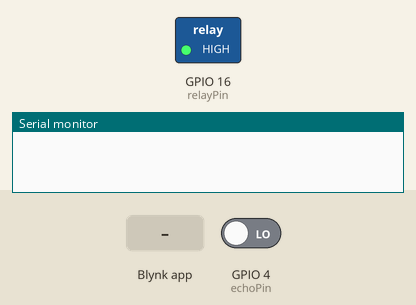
A sketch run on a simulated ESP8266 (NodeMCU). Parts: switched loads named in the sketch (green lamp = pin HIGH), the last lines printed to the serial monitor. Inputs (shaded band) come from the test bench; at power-on: GPIO 4 (echoPin) LOW. WiFi joins after 1.5 s; servers stay silent unless stated.

Above: at 3.0 s.
3.1 s: Blynk app writes 1 to V1
At 4.3 s:
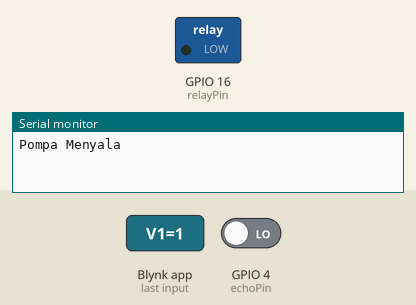
4.6 s: Blynk app writes 0 to V1
At 5.6 s:
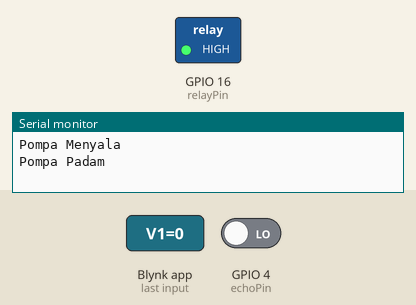
Timing chart, 0 to 7.6 s (numbered marks = the images above; inputs shaded):
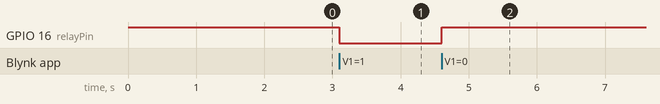

The sketch:

monitoring_level_air_dan_kendali_pompa.ino
```cpp
#define BLYNK_PRINT Serial
#include <ESP8266WiFi.h>
#include <BlynkSimpleEsp8266.h>
BlynkTimer timer;

char auth[] = "auth_token_dari_email"; //ganti tulisan dengan Auth Token yang masuk ke email
char ssid[] = "namaWifi"; //ganti tulisan dengan nama wifi
char pass[] = "passwordWifi"; //ganti tulisan dengan password wifi

const int relayPin = 16; //D0
const int trigPin = 5;  //D1
const int echoPin = 4;  //D2

// defines variables
long duration;
int distance;

BLYNK_WRITE(V1) {
  int pinValue = param.asInt(); // ketika button di blynk di klik/push, maka akan dikirim nilai ke esp8266

  if (pinValue == 1) {
    Serial.println("Pompa Menyala");
    digitalWrite(relayPin, LOW);
  } else {
    Serial.println("Pompa Padam");
    digitalWrite(relayPin, HIGH);
  }
}

void sendSensor() {
  // Clears the trigPin
  digitalWrite(trigPin, LOW);
  delayMicroseconds(2);

  // Sets the trigPin on HIGH state for 10 micro seconds
  digitalWrite(trigPin, HIGH);
  delayMicroseconds(10);
  digitalWrite(trigPin, LOW);

  // Reads the echoPin, returns the sound wave travel time in microseconds
  duration = pulseIn(echoPin, HIGH);

  // Calculating the distance
  distance = duration * 0.034 / 2;
  // Prints the distance on the Serial Monitor
  Serial.print("Jarak: ");
  Serial.println(distance);

  Blynk.virtualWrite(V2, distance);

  if (distance <= 10) {
    Blynk.notify("Air tersisa sedikit lagi, nyalakan Pompa!");
  }

  if (distance >= 50) {
    Serial.println("Pompa Padam");
    digitalWrite(relayPin, HIGH);
    Blynk.notify("Pompa dipadamkan otomatis");
    Blynk.virtualWrite(V1, LOW);
  }
}

void setup() {
  pinMode(relayPin, OUTPUT);
  digitalWrite(relayPin, HIGH); //Matikan Relay, Relay akan aktif ketika sinyal LOW
  Serial.begin(115200);
  Blynk.begin(auth, ssid, pass, "blynk-cloud.com", 8080);
  timer.setInterval(5000L, sendSensor); //baca kondisi air dalam bak setiap 5 detik
}

void loop() {
  Blynk.run();
  timer.run();
}
```

Measured:
- after the input at 3.1 s, GPIO 16 (relayPin): HIGH → LOW at once
- after the input at 4.6 s, GPIO 16 (relayPin): LOW → HIGH at once
